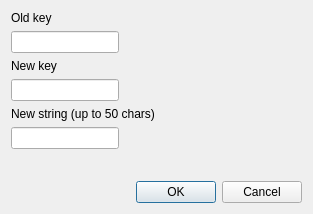
<?xml version="1.0" encoding="UTF-8"?>
<ui version="4.0">
 <class>EditDialog</class>
 <widget class="QDialog" name="EditDialog">
  <property name="geometry">
   <rect>
    <x>0</x>
    <y>0</y>
    <width>313</width>
    <height>214</height>
   </rect>
  </property>
  <property name="windowTitle">
   <string>Dialog</string>
  </property>
  <layout class="QVBoxLayout" name="verticalLayout">
   <item>
    <layout class="QFormLayout" name="formLayout">
     <item row="0" column="0">
      <widget class="QLabel" name="label">
       <property name="text">
        <string>Old key</string>
       </property>
      </widget>
     </item>
     <item row="1" column="0">
      <widget class="QLineEdit" name="lineEdit"/>
     </item>
     <item row="4" column="0">
      <widget class="QLabel" name="label_2">
       <property name="text">
        <string>New string (up to 50 chars)</string>
       </property>
      </widget>
     </item>
     <item row="5" column="0">
      <widget class="QLineEdit" name="lineEdit_2"/>
     </item>
     <item row="3" column="0">
      <widget class="QLineEdit" name="lineEdit_3"/>
     </item>
     <item row="2" column="0">
      <widget class="QLabel" name="label_3">
       <property name="text">
        <string>New key</string>
       </property>
      </widget>
     </item>
    </layout>
   </item>
   <item>
    <widget class="QDialogButtonBox" name="buttonBox">
     <property name="orientation">
      <enum>Qt::Orientation::Horizontal</enum>
     </property>
     <property name="standardButtons">
      <set>QDialogButtonBox::StandardButton::Cancel|QDialogButtonBox::StandardButton::Ok</set>
     </property>
    </widget>
   </item>
  </layout>
 </widget>
 <resources/>
 <connections>
  <connection>
   <sender>buttonBox</sender>
   <signal>accepted()</signal>
   <receiver>EditDialog</receiver>
   <slot>accept()</slot>
   <hints>
    <hint type="sourcelabel">
     <x>248</x>
     <y>254</y>
    </hint>
    <hint type="destinationlabel">
     <x>157</x>
     <y>274</y>
    </hint>
   </hints>
  </connection>
  <connection>
   <sender>buttonBox</sender>
   <signal>rejected()</signal>
   <receiver>EditDialog</receiver>
   <slot>reject()</slot>
   <hints>
    <hint type="sourcelabel">
     <x>316</x>
     <y>260</y>
    </hint>
    <hint type="destinationlabel">
     <x>286</x>
     <y>274</y>
    </hint>
   </hints>
  </connection>
 </connections>
</ui>
